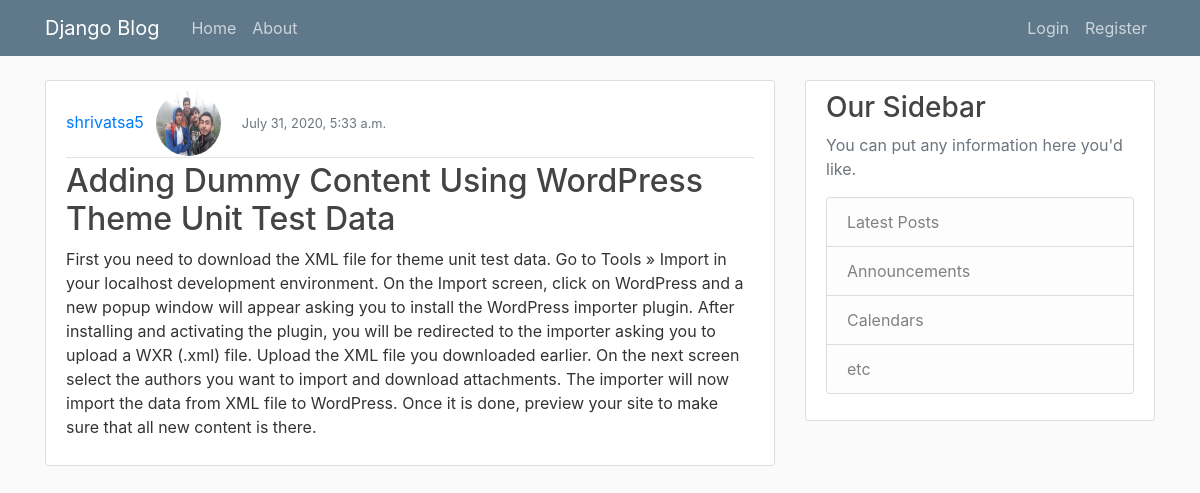
The page /post/26/ on the database its author committed.
### blog/models.py (models this page shows, shortened)
class Post(models.Model):
	title=models.CharField(max_length=100)
	date_posted=models.DateTimeField(default=timezone.now)
	content=models.TextField()
	author=models.ForeignKey(User, on_delete=models.CASCADE)

### accounts/models.py (models this page shows, shortened)
class Profile(models.Model):
	user=models.OneToOneField(User,on_delete=models.CASCADE)
	image=models.ImageField(default='default.jpg',upload_to='profile_pics')

### blog/views.py (the view)
# urls.py: path('post/<int:pk>/', PostDetailView.as_view(), name='blog-detail'),
class PostDetailView(DetailView):
	model=Post

### blog/templates/blog/post_detail.html (shortened to what this page needs)
{% extends "blog/base.html" %}
{%block content %}
        <article class="media content-section">
 		 <div class="media-body">
    		<div class="article-metadata">
      <a class="mr-2" href="{% url 'user-posts' object.author.username %}">{{ object.author }}</a>
      <img class="rounded-circle article-img" src="{{ object.author.profile.image.url }}">
      <small class="text-muted">{{ object.date_posted }}</small>
    </div>
    <h2 class="article-title">{{ object.title }}</h2>
    <p>{{object.content}}</p>
  </div>
		</article>
{%endblock content %}

### blog/static/blog/main.css (style rules this page uses)
body { background: #fafafa; color: #333333; margin-top: 5rem; }
h1, h2, h3, h4, h5, h6 { color: #444444; }
.content-section { background: #ffffff; padding: 10px 20px; border: 1px solid #dddddd; border-radius: 3px; margin-bottom: 20px; }
.article-title { color: #444444; }
.article-img { height: 65px; width: 65px; margin-right: 16px; }
.article-metadata { padding-bottom: 1px; margin-bottom: 4px; border-bottom: 1px solid #e3e3e3 }

### rows shown on the page
Post: author "shrivatsa5", author.profile.image (picture), date_posted "July 31, 2020, 5:33 a.m.", title "Adding Dummy Content Using WordPress Theme Unit Test Data", content "First you need to download the XML file for theme unit test data. Go to Tools » Import in your localhost development environment. On the Import screen, click on WordPress and a new popup window will appear asking you to install the WordPress importer plugin. After installing and activating the plugin, you will be redirected to the importer asking you to upload a WXR (.xml) file. Upload the XML file you downloaded earlier. On the next screen select the authors you want to import and download attachments. The importer will now import the data from XML file to WordPress. Once it is done, preview your site to make sure that all new content is there."
